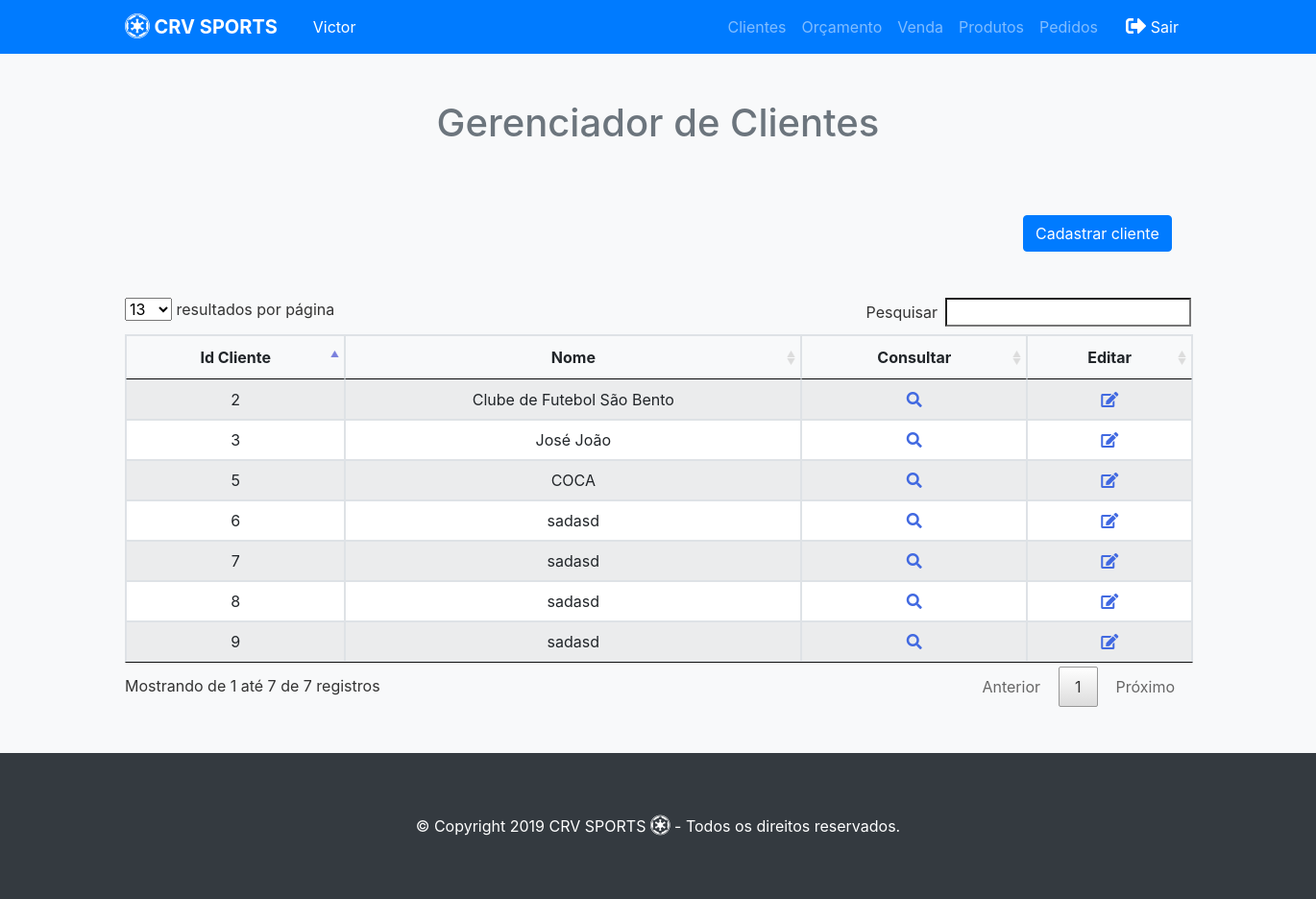
The page /crv/clientes.php (signed in) on the database as committed earlier.
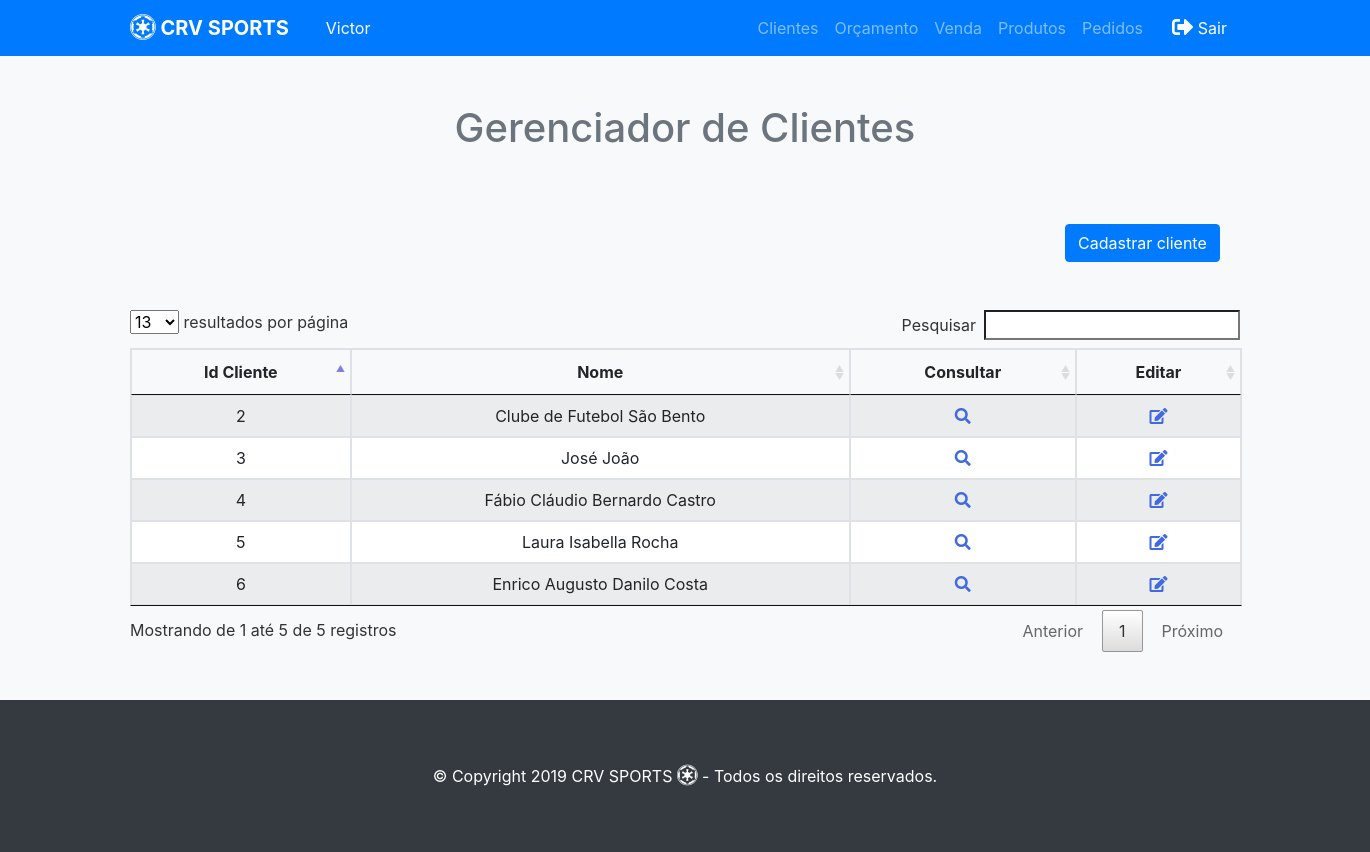
The same page on the database as committed later.
### tables this page shows
CREATE TABLE `cliente` (
  `id_cliente` int(11) NOT NULL,
  `nome` varchar(100) NOT NULL,
  `email` varchar(50) NOT NULL,
  `logradouro` varchar(100) NOT NULL,
  `numero` int(11) NOT NULL,
  `bairro` varchar(50) NOT NULL,
  `cidade` varchar(50) NOT NULL,
  `estado` varchar(50) NOT NULL,
  `cep` varchar(20) NOT NULL,
  `telefone` varchar(20) DEFAULT NULL,
  `celular` varchar(20) DEFAULT NULL,
  `cpf` varchar(15) DEFAULT NULL,
  `rg` varchar(15) DEFAULT NULL,
  `data_nascimento` varchar(20) DEFAULT NULL,
  `cnpj` varchar(20) DEFAULT NULL,
  `inscricao_estadual` varchar(30) DEFAULT NULL,
  `nome_fantasia` varchar(50) DEFAULT NULL
);

### crv/clientes.php (the view, shortened to what this page needs)
<?php require_once("../funcoes/conexao.php"); ?>
<!DOCTYPE html>
<html>
   <head>
      <link rel="stylesheet" href="lib\DataTables\DataTables-1.10.18\css\jquery.dataTables.min.css">
      <?php include '../funcoes/menu.php'; ?>
      <link rel="stylesheet" href="lib\fontawesome-free-5.8.1-web\css\all.css">
   </head>
   <div class="py-5 text-center bg-light">
      <div class="container">
         <div class="row">
            <div class="col-md-12">
               <h1 class="pb-3 text-secondary">Gerenciador de Clientes</h1>
            </div>
         </div>
         <div class="row">
            <div class="col-md-4 offset-md-10">
               <div class="row my-5">
                  <button type="button" id="cadastrar" class="btn btn-primary" data-toggle="modal" data-target="#cadastroCliente">
                  Cadastrar cliente
                  </button>
               </div>
            </div>
          </div>
          <table class="table table-hover table-striped table-bordered" id="cliente">
    <thead>
        <tr>
            <th>Id Cliente</th>
            <th>Nome</th>
            <th>Consultar</th>
            <th>Editar</th>
        </tr>
    </thead>
    <tbody>
        <?php
            $query="select * from cliente where id_cliente > 1;";
            $resultado = mysqli_query($conecta, $query);
            while($linha = mysqli_fetch_array($resultado)){
                echo '<tr id='.$linha['id_cliente'].'><td>'.$linha['id_cliente'].'</td>';
                echo '<td>'.utf8_encode($linha['nome']).'</td>';
          ?>
                <td><i class="fas fa-search" data-toggle="modal" data-target="#cadastroCliente" style="cursor: pointer; color:royalBlue"></td>
                <td><i class="fas fa-edit" data-toggle="modal" data-target="#cadastroCliente" style="cursor: pointer; color:royalBlue"></td></tr>
            <?php
            }
            ?>
    </tbody>
</table>
</div>
</div>
<?php include 'footer.php'; ?>
    <?php require_once("../funcoes/modalcliente.php"); ?>
</html>

Rows that differ between the two databases and show on the page:
removed cliente: id_cliente "7", nome "sadasd"
removed cliente: id_cliente "8", nome "sadasd"
removed cliente: id_cliente "9", nome "sadasd"
added cliente: id_cliente "4", nome "Fábio Cláudio Bernardo Castro"
changed cliente id 5: nome "COCA" → "Laura Isabella Rocha"
changed cliente id 6: nome "sadasd" → "Enrico Augusto Danilo Costa"
Other text that changed with them:
text written by a page script: "resultados por página Pesquisar Mostrando de 1 até 7 de 7 registros Anterior 1 Próximo" → "resultados por página Pesquisar Mostrando de 1 até 5 de 5 registros Anterior 1 Próximo"
